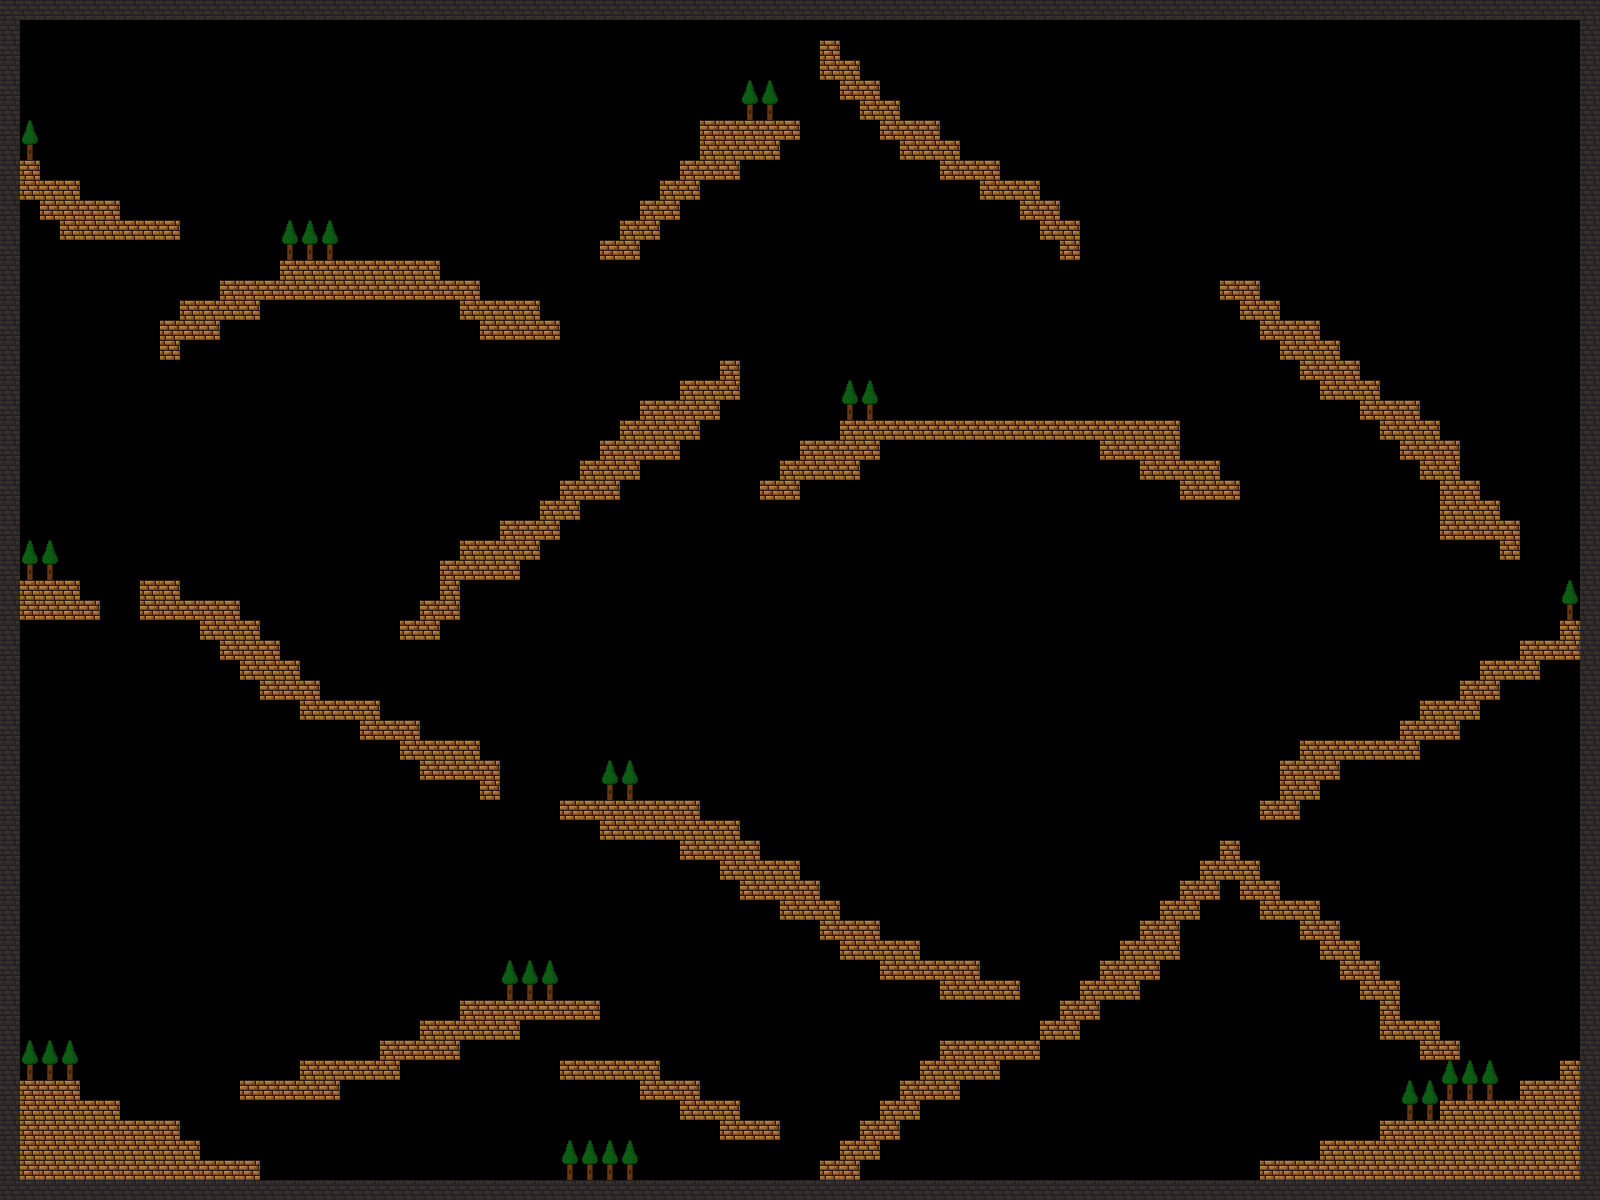

This game map was drawn from its Tiled (.tmx) file and the tilesets committed beside it. A one-line description and the trimmed map source follow:
An orthogonal 80x60 tile map with 20x20 px tiles, 1 tile layer (Tile Layer 1), 5 tilesets.

<map version="1.10" tiledversion="1.10.2" orientation="orthogonal" renderorder="right-down" width="80" height="60" tilewidth="20" tileheight="20" infinite="0" nextlayerid="2" nextobjectid="1">
 <editorsettings>
  <export format="tmx" />
 </editorsettings>
 <tileset firstgid="0" source="Concrete tile.tsx" />
 <tileset firstgid="1" source="feliciabrick.tsx" />
 <tileset firstgid="2" source="feliciaDarkBrick.tsx" />
 <tileset firstgid="3" source="feliciaTree.tsx" />
 <tileset firstgid="5" source="feliciabrick.tsx" />
 <layer id="1" name="Tile Layer 1" width="80" height="60">
  <data>[4800 cells, 846 non-empty, 5 distinct tile ids]</data>
 </layer>
</map>
